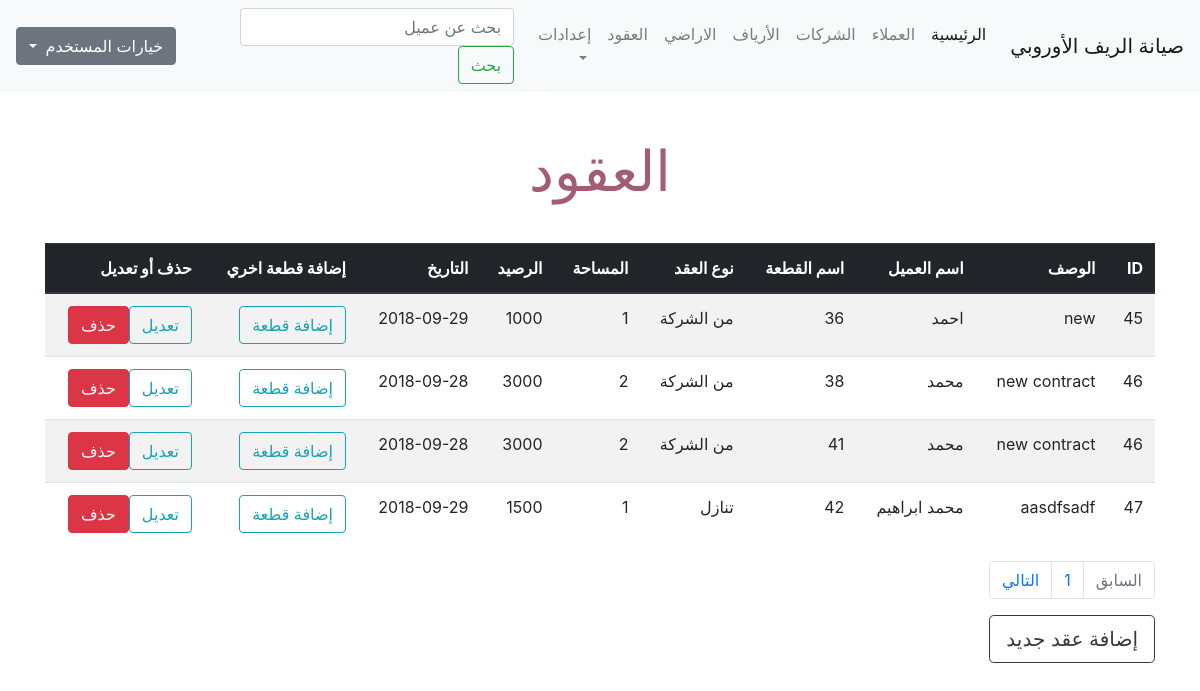
Before: /contracts.php (signed in) with the older database file.
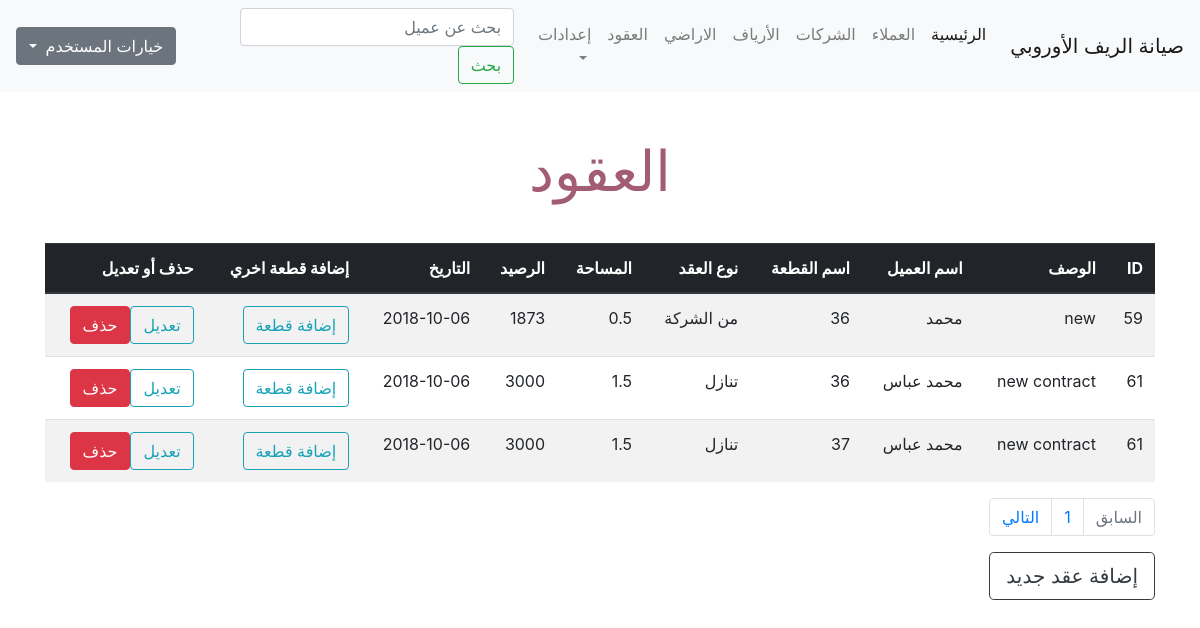
After: the same page with the newer database file.
### tables this page shows
CREATE TABLE `contract_units` (
  `contract_id` int(11) NOT NULL,
  `unit_id` int(11) NOT NULL,
  `unit_space` double NOT NULL
);

CREATE TABLE `contracts` (
  `contract_id` int(11) NOT NULL,
  `description` text NOT NULL,
  `client_id` int(11) NOT NULL,
  `contract_kind` int(11) NOT NULL DEFAULT '0',
  `total_space` double DEFAULT NULL,
  `contract_date` date NOT NULL
);

CREATE TABLE `clients` (
  `client_id` int(11) NOT NULL,
  `client_name` varchar(200) NOT NULL,
  `phone` varchar(20) NOT NULL,
  `email` varchar(200) NOT NULL,
  `address` varchar(255) NOT NULL
);

CREATE TABLE `maint` (
  `maint_id` int(11) NOT NULL,
  `contract_id` int(11) NOT NULL,
  `balance` int(255) NOT NULL,
  `start_date` date NOT NULL,
  `end_date` date NOT NULL,
  `billed_to_date` date NOT NULL,
  `maint_fee` int(11) NOT NULL DEFAULT '750'
);

### contracts.php (the view, shortened to what this page needs)
<?php
if (isset($_SESSION['username'])) {
    include 'init.php';
    echo '<div class="container">';
    if (isset($_GET['action'])) {
        $action = $_GET['action'];
    } else {
        $action = "Manage";
    }
        if ($action == 'Manage') {
        $limit = 4;
        $stmt = $db->prepare("SELECT * FROM contracts INNER JOIN contract_units ON contracts.contract_id = contract_units.contract_id ");
        $stmt->execute();
        $total_result = $stmt->rowCount();
        $total_pages = ceil($total_result/$limit);
        if(!isset($_GET['page'])) {
            $page = 1;
        } else {
            $page = $_GET['page'];
        }
        $starting_limit = ($page-1)*$limit;
        $show = "SELECT * FROM contracts INNER JOIN contract_units ON contracts.contract_id = contract_units.contract_id ORDER BY contracts.contract_id ASC LIMIT $starting_limit, $limit";
        $rows = $db->prepare($show);
        $rows->execute();
        echo '<h1 class="page-title text-center"> العقود </h1>';
        ?>
        <table class="table table-striped table-hover ">
            <thead class="thead-dark">
                <tr>
                    <th>
                        ID
                    </th>
                    <th>
                        الوصف
                    </th>
                    <th>
                        اسم العميل
                    </th>
                    <th>
                        اسم القطعة
                    </th>
                    <th>
                        نوع العقد
                    </th>
                    <th>
                        المساحة
                    </th>
                    <th>
                        الرصيد
                    </th>
                    <th>
                        التاريخ
                    </th>
                    <th>
                        إضافة قطعة اخري
                    </th>
                    <th>
                        حذف أو تعديل
                    </th>
                </tr>
            </thead>
            <tbody>
                <?php
                    foreach($rows as $row) {
                        $stmt = $db->prepare('SELECT * FROM clients WHERE client_id = ? LIMIT 1');
                        $stmt->execute(array($row['client_id']));
                        $client = $stmt->fetch();
                        $contract_kind ='';
                        if ($row['contract_kind'] == '0') {
                            $contract_kind  = 'من الشركة';
                        } elseif ($row['contract_kind'] == '1') {
                            $contract_kind  = 'تنازل';
                        }
                        $stmt = $db->prepare('SELECT unit_space FROM contract_units WHERE contract_id = ?');
                        $stmt->execute(array($row['contract_id']));
                        $unit_spaces = $stmt->fetchAll();
                        $total_space = 0.0;
                        foreach($unit_spaces as $space) {
                            $total_space += $space['unit_space'];
                        }
                        $stmt = $db->prepare('SELECT balance FROM maint WHERE contract_id = ?');
                                          $stmt->execute(array($row['contract_id'] ));
                                          $b = $stmt->fetch();
                        echo '<tr>';
                            echo '<td>' . $row['contract_id'] .  '</td><td>'
                             . $row['description'] . '</td><td>'
                             . $client['client_name'] .
                            '</td><td>' . $row['unit_id'] .
                            '</td><td>' . $contract_kind  .
                            '</td><td>' . $total_space .
                            '</td><td>' .
                                          $b['balance'] .
                            '</td><td>' . $row['contract_date'] .
                            '</td><td><a href="?action=addUnit&id=' . $row['contract_id'] .
                            '" class="btn btn-outline-info">إضافة قطعة</a></td><td><a href="?action=Edit&id=' . $row['contract_id'] .
                            '" class="btn btn-outline-info">تعديل</a><a href="?action=Delete&id=' .
                            $row['contract_id'] . '" class="btn btn-danger confirm"> حذف</a></td>';
                        echo '</tr>';
                    }
                ?>
            </tbody>
        </table>
        <nav aria-label="Page navigation example">
            <ul class="pagination">
            <?php $past_page = $_GET['page'] - 1;
                if ($past_page < 1) {
                    $past_page = 1;
                    $past_page_status = 'disabled';
                }
            ?>
                <li class="page-item <?php echo $past_page_status; ?>">
                    <a href='<?php echo "?page=$past_page"; ?>' class="page-link">السابق
                    </a>
                </li>
                <?php
                for ($page=1; $page <= $total_pages ; $page++):?>
                <li class="page-item">
                    <a href='<?php echo "?page=$page"; ?>' class="page-link <?php if ($_GET['page'] == $page) { echo 'current';} ?>"><?php  echo $page; ?>
                    </a>
                </li>
            <?php endfor; ?>
            <?php $next_page = $_GET['page'] + 1;
            ?>
                <li class="page-item  <?php echo $next_page_status; ?>">
                    <a href='<?php echo "?page=$next_page"; ?>' class="page-link">التالي
                    </a>
                </li>
            </ul>
        </nav>
        <a href="?action=Add" class="btn btn-outline-dark btn-lg">إضافة عقد جديد</a>
        <?php
        include $tbl . 'footer.php';
        }
    include $tbl . 'footer.php';
} else {
    header('Location: index.php');
    exit();
}

### includes/header.php (shortened to what this page needs)
<!doctype html>
<html lang="en">
  <head>
    <link rel="stylesheet" href="layout/css/bootstrap.css">
    <link rel="stylesheet" href="layout/css/main.css">
  </head>
  <body>

### init.php (shortened to what this page needs)
<?php
$tbl = "includes/";
include $tbl . 'header.php';
if (!isset($noNavbar)) {
    include $tbl . 'nav.php';
}

### includes/nav.php (shortened to what this page needs)
<nav class="navbar navbar-expand-lg navbar-light bg-light">
    <a class="navbar-brand" href="#">صيانة الريف الأوروبي</a>
    <div class="collapse navbar-collapse" id="navbarSupportedContent">
        <ul class="navbar-nav mr-auto">
            <li class="nav-item active">
                <a class="nav-link" href="dashboard.php">الرئيسية <span class="sr-only">(current)</span></a>
            </li>
            <li class="nav-item">
                <a class="nav-link" href="clients.php?page=1">العملاء</a>
            </li>
            <li class="nav-item">
                <a class="nav-link" href="company.php?page=1">الشركات</a>
            </li>
            <li class="nav-item">
                <a class="nav-link" href="reefs.php?page=1">الأرياف</a>
            </li>
            <li class="nav-item">
                <a class="nav-link" href="units.php?page=1">الاراضي</a>
            </li>
            <li class="nav-item">
                <a class="nav-link" href="contracts.php?page=1">العقود</a>
            </li>
            <li class="nav-item dropdown">
                <a class="nav-link dropdown-toggle" href="#" id="navbarDropdown" role="button" data-toggle="dropdown" aria-haspopup="true" aria-expanded="false">
                إعدادات
                </a>
            </li>
        </ul>
        <form class="form-inline my-2 my-lg-0" action="dashboard.php" method="GET">
            <input class="form-control mr-sm-2 client_search" type="text" name="client" placeholder="بحث عن عميل" aria-label="Search">
            <button class="btn btn-outline-success mr-auto my-2 my-sm-0" type="submit">بحث</button>
        </form>
        <div class="dropdown">
            <button class="btn btn-secondary dropdown-toggle" type="button" id="dropdownMenuButton" data-toggle="dropdown" aria-haspopup="true" aria-expanded="false">
                خيارات المستخدم
            </button>
        </div>
    </div>
    </nav>

### includes/footer.php (shortened to what this page needs)
  </body>
</html>

### layout/css/main.css (style rules this page uses)
.page-title { font-size: 56px; color: #a25d74; padding: 30px 0; }
.client_search { width:400px; }

Changed rows visible on the page:
removed contract_units: contract "45", contract.description "new", clients.client_name "احمد", unit "36", contract.contract_kind "من الشركة", total_space "1", maint.balance "1000", contract.contract_date "2018-09-29"
removed contract_units: contract "46", contract.description "new contract", clients.client_name "محمد", unit "38", contract.contract_kind "من الشركة", total_space "2", maint.balance "3000", contract.contract_date "2018-09-28"
removed contract_units: contract "46", contract.description "new contract", clients.client_name "محمد", unit "41", contract.contract_kind "من الشركة", total_space "2", maint.balance "3000", contract.contract_date "2018-09-28"
removed contract_units: contract "47", contract.description "aasdfsadf", clients.client_name "محمد ابراهيم", unit "42", contract.contract_kind "تنازل", total_space "1", maint.balance "1500", contract.contract_date "2018-09-29"
added contract_units: contract "59", contract.description "new", clients.client_name "محمد", unit "36", contract.contract_kind "من الشركة", total_space "0.5", maint.balance "1873", contract.contract_date "2018-10-06"
added contract_units: contract "61", contract.description "new contract", clients.client_name "محمد عباس", unit "36", contract.contract_kind "تنازل", total_space "1.5", maint.balance "3000", contract.contract_date "2018-10-06"
added contract_units: contract "61", contract.description "new contract", clients.client_name "محمد عباس", unit "37", contract.contract_kind "تنازل", total_space "1.5", maint.balance "3000", contract.contract_date "2018-10-06"
